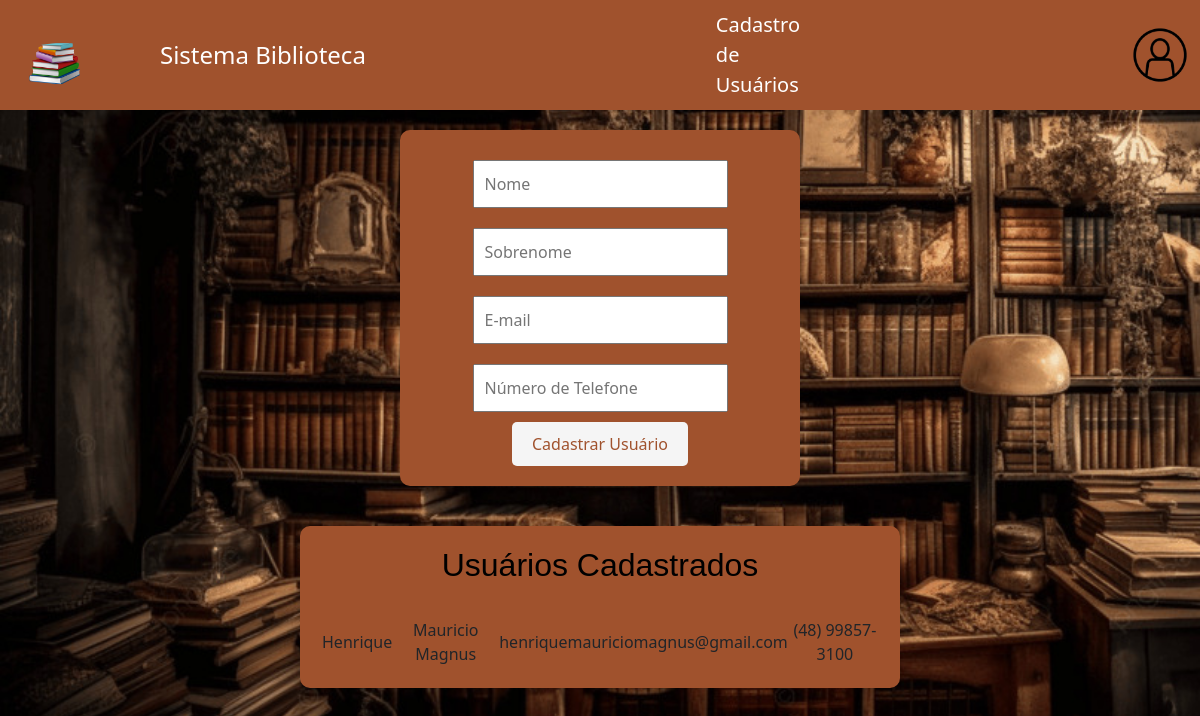
Screenshot of /cadastro_usuarios.php with the database file from the repository.
### tables this page shows
CREATE TABLE `cadastro_users` (
  `id` int(11) NOT NULL,
  `nome` varchar(255) NOT NULL,
  `sobrenome` varchar(255) NOT NULL,
  `email` varchar(255) NOT NULL,
  `telefone` varchar(15) NOT NULL
);

### cadastro_usuarios.php (the view, shortened to what this page needs)
<!DOCTYPE html>
<html lang="en">
<head>
    <link href="https://cdn.jsdelivr.net/npm/bootstrap@5.3.2/dist/css/bootstrap.min.css"
    rel="stylesheet" integrity="sha384-T3c6CoIi6uLrA9TneNEoa7Rxnatzjc
    DSCmG1MXxSR1GAsXEV/Dwwykc2MPK8M2HN">
</head>
<body>
    <div class="navbar-container">
        <img src="./IMG/bababoy.png" alt="logo biblioteca" class="logo-img">
        <span class="navbar-brand">Sistema Biblioteca</span>
        <span class="page-text">Cadastro de Usuários</span>
        <img src="./IMG/_users.png" alt="logo usuario" class="logo-img2">
    </div>
    <div class="content-container">
        <form class="user-form" method="post" action="enviocadastro_users.php">
            <input class="form-input" type="text" placeholder="Nome" name="nome">
            <input class="form-input" type="text" placeholder="Sobrenome" name= "sobrenome">
            <input class="form-input" type="email" placeholder="E-mail" name="email">
            <input class="form-input" type="tel" placeholder="Número de Telefone" name="telefone">
            <button class="form-button" type="submit">Cadastrar Usuário</button>
        </form>
        <div class="table-container">
            <h2>Usuários Cadastrados</h2>
            <table>
                <?php
                $host = 'localhost';
                $usuario = 'root';
                $senha = '';
                $banco = 'sislogin';
                $conexao = new mysqli($host, $usuario, $senha, $banco);
                $sql = "SELECT nome, sobrenome, email, telefone FROM cadastro_users";
                $result = $conexao->query($sql);
                if ($result->num_rows > 0) {
                    while ($row = $result->fetch_assoc()) {
                        echo '<tr>';
                        echo '<td class="baba">' . $row['nome'] . '</td>';
                        echo '<td class="baba">' . $row['sobrenome'] . '</td>';
                        echo '<td class="baba">' . $row['email'] . '</td>';
                        echo '<td class="baba">' . $row['telefone'] . '</td>';
                        echo '</tr>';
                    }
                } else {
                    echo '<tr><td colspan="4">Nenhum usuário cadastrado.</td></tr>';
                }
                ?>
            </table>
        </div>
    </div>
</body>
</html>

### cadastro_usuarios.php (style rules this page uses)
body { background-image: url('IMG/_Fundolivro.jpg'); background-size: cover; width: 100%; height: 100vh; margin: 0; }
.navbar-container { background-color: sienna; padding: 10px 0; display: flex; align-items: center; }
.navbar-brand { color: #fff; font-size: 24px; margin-right: 250px; }
.page-text { color: #fff; font-size: 20px; margin-left: 100px; margin-right: 300px; }
.content-container { display: flex; flex-direction: column; align-items: center; }
.logo-img { width: 80px; height: 80px; margin-right: 80px; }
.logo-img2 { width: 80px; height: 80px; }
.user-form { background-color: #fff; padding: 20px; border-radius: 10px; text-align: center; max-width: 400px; margin: 20px auto; background-color: sienna; }
.table-container { background-color: #fff; padding: 20px; border-radius: 10px; max-width: 600px; margin: 20px auto; background-color: sienna; }
table { width: 100%; border-collapse: collapse; }
.baba { padding: 2px; text-align: center; }
.form-input { max-width: 100%; padding: 10px; margin: 10px 0; }
.form-button { background-color: whitesmoke; color: sienna; border: none; padding: 10px 20px; border-radius: 5px; cursor: pointer; }
h2 { text-align: center; border-width: #fff; color: black; font-family: Arial; }

### rows the page displays
cadastro_users: nome "Henrique", sobrenome "Mauricio Magnus", email "henriquemauriciomagnus@gmail.com", telefone "(48) 99857-3100"
